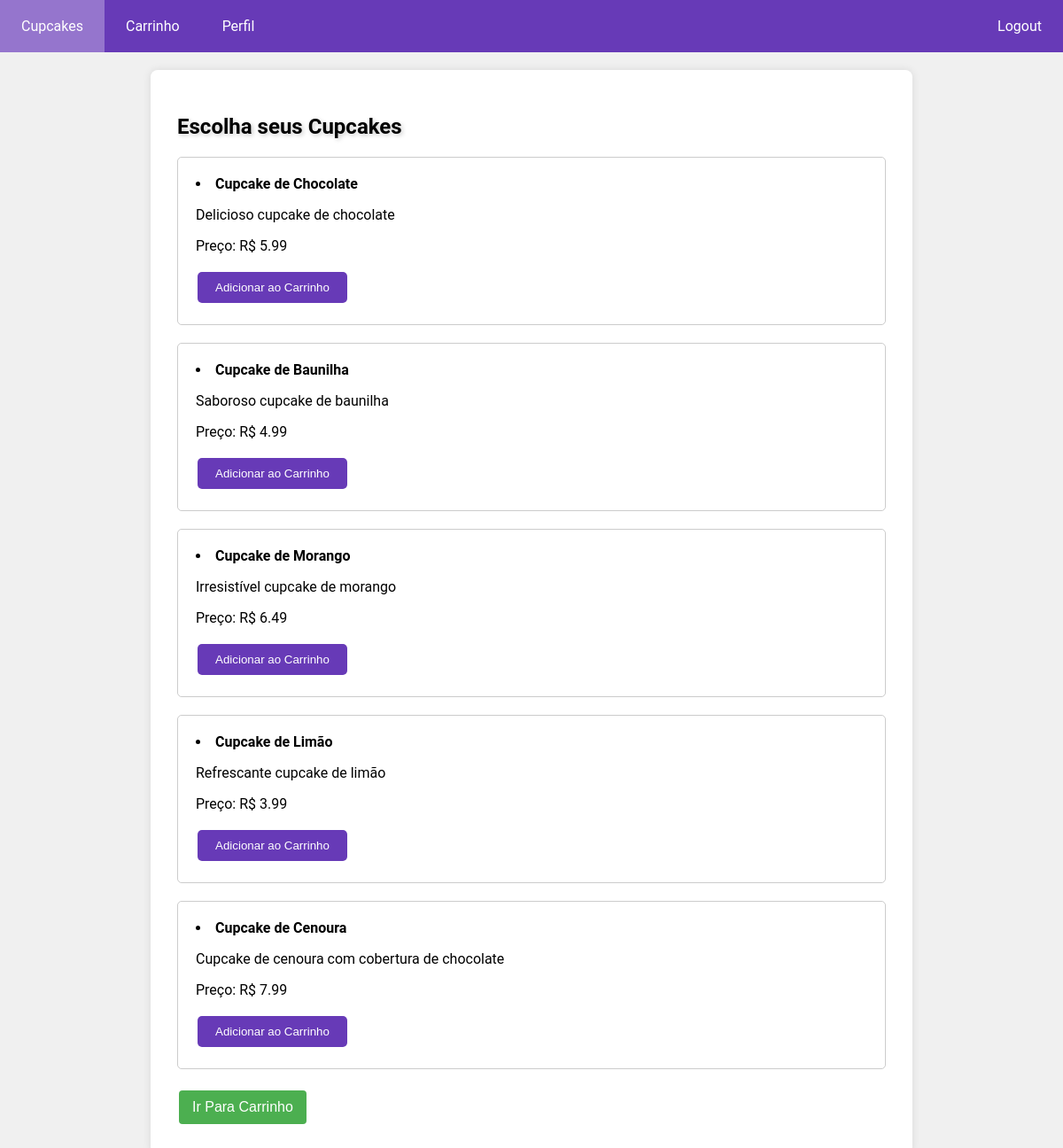
/cupcakes (signed in), run on the app's committed database.
### tables this page shows
CREATE TABLE produtos (
        id INTEGER PRIMARY KEY,
        nome TEXT UNIQUE NOT NULL,
        descricao TEXT,
        preco REAL NOT NULL
    );

### app.py (the view)
@app.route('/cupcakes')
def cupcake_list():
    if 'username' in session:
        conn = sqlite3.connect('cupcakes.db')
        cursor = conn.cursor()
        cursor.execute('SELECT * FROM produtos')
        cupcakes = cursor.fetchall()
        conn.close()
        return render_template('cupcake_list.html', cupcakes=cupcakes)
    return redirect(url_for('index'))

### templates/cupcake_list.html (shortened to what this page needs)
<!DOCTYPE html>
<html lang="en">
<head>
    <link rel="stylesheet" href="{{ url_for('static', filename='style.css') }}">
</head>
<body>
    <div class="navbar">
        <a href="{{ url_for('cupcake_list') }}">Cupcakes</a>
        <a href="{{ url_for('shopping_cart') }}">Carrinho</a>
        <a href="{{ url_for('user_profile') }}">Perfil</a>
        <a href="{{ url_for('logout') }}" style="float: right;">Logout</a>
    </div>
    <div class="container">
        <h2>Escolha seus Cupcakes</h2>
        <form action="/adicionar-ao-carrinho" method="POST">
            {% for cupcake in cupcakes %}
            <li>
                <strong>{{ cupcake[1] }}</strong>
                <p>{{ cupcake[2] }}</p>
                <p>Preço: R$ {{ cupcake[3] }}</p>
                <form action="/adicionar-ao-carrinho" method="post">
                    <input type="submit" value="Adicionar ao Carrinho">
                </form>
            </li>
        {% endfor %}
            <button type="submit">Ir Para Carrinho</button>
        </form>
    </div>
</body>
</html>

### static/style.css (style rules this page uses)
body { margin: 0; font-family: 'Roboto', sans-serif; background-color: #f0f0f0; }
.navbar { background-color: #673ab7; overflow: hidden; }
.navbar a { float: left; display: block; color: white; text-align: center; padding: 20px 24px; text-decoration: none; }
.container { max-width: 800px; margin: 20px auto; padding: 30px; background-color: #fff; border-radius: 8px; box-shadow: 0 0 10px rgba(0, 0, 0, 0.1); }
.container li { border: 1px solid #ccc; margin-bottom: 20px; padding: 20px; border-radius: 5px; }
input[type="submit"] { background-color: #673ab7; color: white; border: none; padding: 10px 20px; text-decoration: none; margin: 4px 2px; cursor: pointer; border-radius: 5px; }
h2 { text-shadow: 2px 2px 5px #ccc; }
button { background-color: #673ab7; color: white; border: none; padding: 15px 32px; text-align: center; text-decoration: none; display: inline-block; font-size: 16px; margin: 4px 2px; cursor: pointer; border-radius: 5px; }
button { background-color: #4CAF50; color: white; padding: 10px 15px; border: none; border-radius: 4px; cursor: pointer; }

### data on the page
produtos: nome "Cupcake de Chocolate", descricao "Delicioso cupcake de chocolate", preco "5.99"
produtos: nome "Cupcake de Baunilha", descricao "Saboroso cupcake de baunilha", preco "4.99"
produtos: nome "Cupcake de Morango", descricao "Irresistível cupcake de morango", preco "6.49"
produtos: nome "Cupcake de Limão", descricao "Refrescante cupcake de limão", preco "3.99"
produtos: nome "Cupcake de Cenoura", descricao "Cupcake de cenoura com cobertura de chocolate", preco "7.99"
